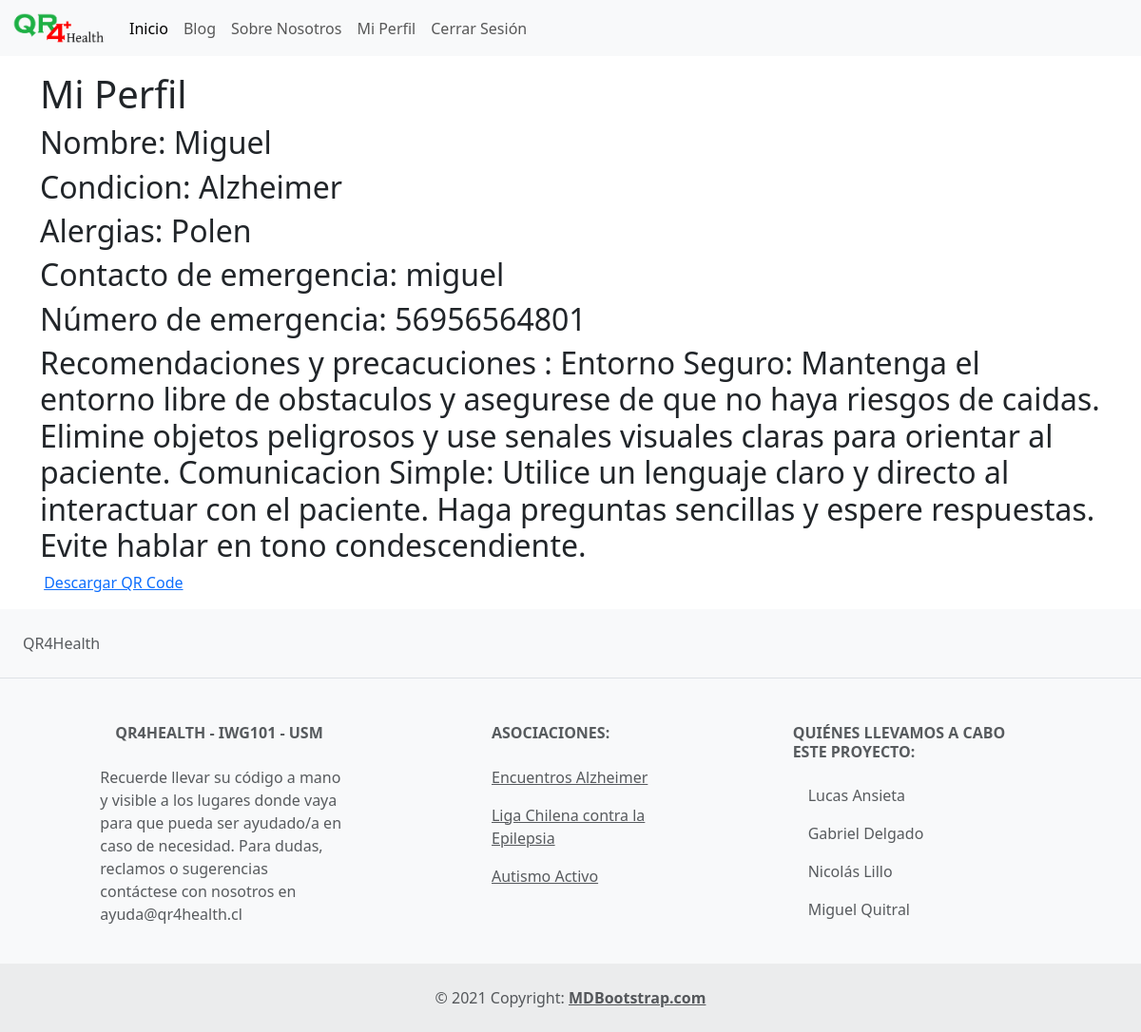
The page /perfil/ (signed in) on the database its author committed.
### myapp/models.py (models this page shows, shortened)
class Usuario(models.Model):
    name = models.CharField(max_length=20)
    padecimiento = models.CharField(max_length=20, default="default")
    alergias = models.TextField()
    contact = models.CharField(max_length=20)
    num_contact = models.IntegerField()
    recomendaciones_condicion = models.TextField(default="No se encontraron recomendaciones para esta condición")
    codigo= models.TextField(default="default")
    user= models.ForeignKey(User, on_delete=models.CASCADE, null=True, blank=True)

### myapp/views.py (the view, shortened to what this page needs)
# urls.py: path('perfil/', views.perfil, name="perfil"),
@login_required
def perfil(request):
    u = Usuario.objects.get(user=request.user)
    url = u.codigo
    return render(request, "perfil.html", {"perfil": u})

### myapp/templates/perfil.html (shortened to what this page needs)
{% extends "layouts/base.html" %}
{% load static %}
{% block content %}
<div class="container">
    <p>
    <h1> Mi Perfil </h1>
        <h2>
            Nombre: {{perfil.name}}
        </h2>
        <h2>
            Condicion: {{perfil.padecimiento}}
        </h2>
        <h2>
            Alergias: {{perfil.alergias}}
        </h2>
        <h2>
            Contacto de emergencia: {{perfil.contact}}
        </h2>
        <h2>
            Número de emergencia: {{perfil.num_contact}}
        </h2>
        <h2>
            Recomendaciones y precacuciones {{perfil.recomendaciones_condicion}}
        </h2>
    <a href="?download_qr_code=1">Descargar QR Code</a>
    </p>
</div>
{% endblock %}

### rows shown on the page
Usuario: name "Miguel", padecimiento "Alzheimer", alergias "Polen", contact "miguel", num_contact "56956564801", recomendaciones_condicion ": Entorno Seguro: Mantenga el entorno libre de obstaculos y asegurese de que no haya riesgos de caidas. Elimine objetos peligrosos y use senales visuales claras para orientar al paciente. Comunicacion Simple: Utilice un lenguaje claro y directo al interactuar con el paciente. Haga preguntas sencillas y espere respuestas. Evite hablar en tono condescendiente."
